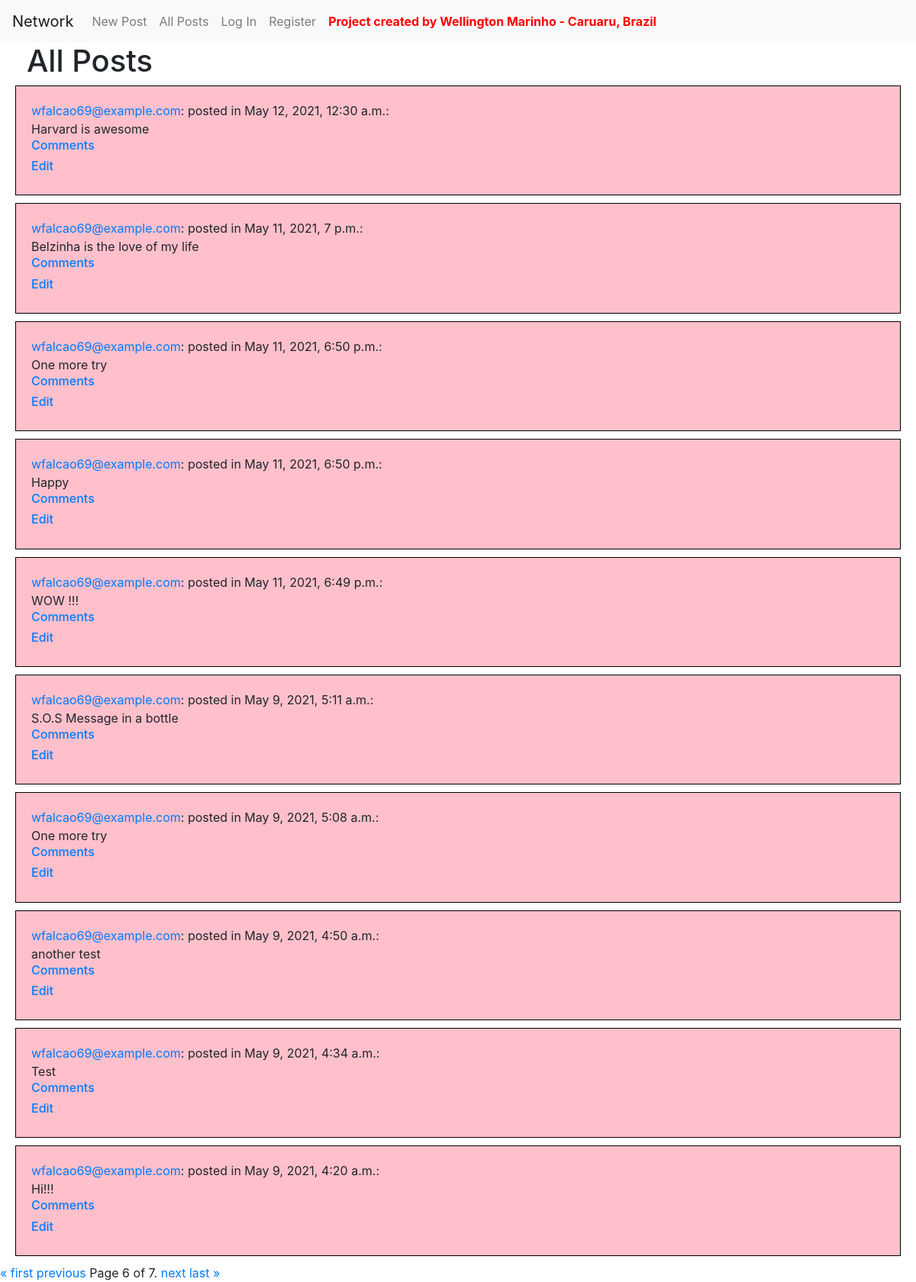
The app's page /all_posts?page=6 with its own data.
### network/models.py (models this page shows, shortened)
class Post(models.Model):
    content = models.CharField(max_length=264)
    time_of_creation = models.DateTimeField(default=timezone.now)
    creator = models.ForeignKey(User, on_delete=models.CASCADE, related_name="posts")
    now = datetime.now()

class User(AbstractUser):
    pass

### network/views.py (the view)
# urls.py: path("all_posts", views.all_posts, name="all_posts"),
def all_posts(request):
    post_list = Post.objects.all()
    post_list = post_list.order_by("-time_of_creation").all()
    paginator = Paginator(post_list, 10) # Show 10 contacts per page.
    page_number = request.GET.get('page', 1)
    page_obj = paginator.get_page(page_number)
    return render(request, 'network/all_posts.html', {'page_obj': page_obj})

### network/templates/network/all_posts.html (shortened to what this page needs)
{% extends "network/layout.html" %}
{% block body %}
        <h1 style="margin-left: 35px;">All Posts</h1>
        {% for post in page_obj %}
            <div class="well">
              <a href="{% url 'profile' post.creator.id %}">{{ post.creator }}</a>: posted in {{ post.time_of_creation }}: <br> {{ post.content }} <br>
              <h6><a href="{% url 'comment' post.id %}">Comments</a></h6>
              <h6><a href="{% url 'edit' post.id %}">Edit</a></h6>
            </div>
        {% endfor %}
        <div class="pagination">
            <span class="step-links">
                {% if page_obj.has_previous %}
                    <a href="?page=1">&laquo; first</a>
                    <a href="?page={{ page_obj.previous_page_number }}">previous</a>
                {% endif %}
                <span class="current">
                    Page {{ page_obj.number }} of {{ page_obj.paginator.num_pages }}.
                </span>
                {% if page_obj.has_next %}
                    <a href="?page={{ page_obj.next_page_number }}">next</a>
                    <a href="?page={{ page_obj.paginator.num_pages }}">last &raquo;</a>
                {% endif %}
            </span>
        </div>
{% endblock %}

### network/templates/network/layout.html (style rules this page uses)
.well { background-color: pink; border: 1px solid black; padding: 20px; margin-bottom: 10px; margin-left: 20px; margin-right: 20px; }

### records on screen
Post: creator "wfalcao69@example.com", time_of_creation "May 12, 2021, 12:30 a.m.", content "Harvard is awesome"
Post: creator "wfalcao69@example.com", time_of_creation "May 11, 2021, 7 p.m.", content "Belzinha is the love of my life"
Post: creator "wfalcao69@example.com", time_of_creation "May 11, 2021, 6:50 p.m.", content "One more try"
Post: creator "wfalcao69@example.com", time_of_creation "May 11, 2021, 6:50 p.m.", content "Happy"
Post: creator "wfalcao69@example.com", time_of_creation "May 11, 2021, 6:49 p.m.", content "WOW !!!"
Post: creator "wfalcao69@example.com", time_of_creation "May 9, 2021, 5:11 a.m.", content "S.O.S Message in a bottle"
Post: creator "wfalcao69@example.com", time_of_creation "May 9, 2021, 5:08 a.m.", content "One more try"
Post: creator "wfalcao69@example.com", time_of_creation "May 9, 2021, 4:50 a.m.", content "another test"
Post: creator "wfalcao69@example.com", time_of_creation "May 9, 2021, 4:34 a.m.", content "Test"
Post: creator "wfalcao69@example.com", time_of_creation "May 9, 2021, 4:20 a.m.", content "Hi!!!"

### other values on screen
{{ page_obj.number }} "6"
{{ page_obj.paginator.num_pages }} "7"
